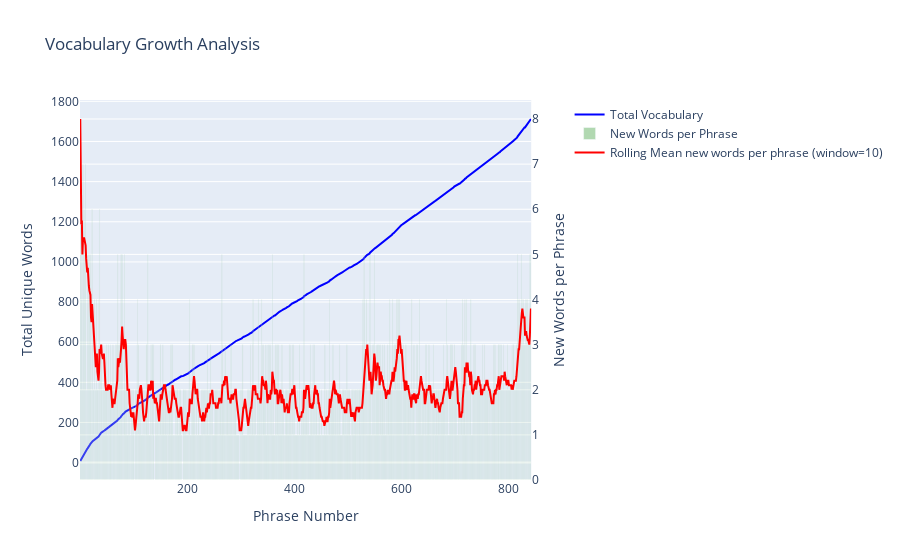

The notebook cell saved with this chart:
### Code cell
plot_vocabulary_growth(new_arrangement)

### Figure 1 — Plotly figure (JSON) as saved in the notebook; plotly's stock layout.template omitted (floating-point values rounded to 4 significant figures; data arrays with more than 128 entries replaced by an {"elided": "..."} marker saying what was removed)
{"data": [{"line": {"color": "blue"}, "name": "Total Vocabulary", "type": "scatter", "x": {"elided": "841 int values"}, "xaxis": "x", "y": {"elided": "841 int values"}, "yaxis": "y"}, {"marker": {"color": "green"}, "name": "New Words per Phrase", "opacity": 0.3, "type": "bar", "x": {"elided": "841 int values"}, "xaxis": "x", "y": {"elided": "841 int values"}, "yaxis": "y2"}, {"line": {"color": "red"}, "name": "Rolling Mean new words per phrase (window=10)", "type": "scatter", "x": {"elided": "841 int values"}, "xaxis": "x", "y": {"elided": "841 float values"}, "yaxis": "y2"}], "layout": {"showlegend": true, "title": {"text": "Vocabulary Growth Analysis"}, "xaxis": {"anchor": "y", "domain": [0, 0.94], "title": {"text": "Phrase Number"}}, "yaxis": {"anchor": "x", "domain": [0, 1], "title": {"text": "Total Unique Words"}}, "yaxis2": {"anchor": "x", "overlaying": "y", "side": "right", "title": {"text": "New Words per Phrase"}}}}
